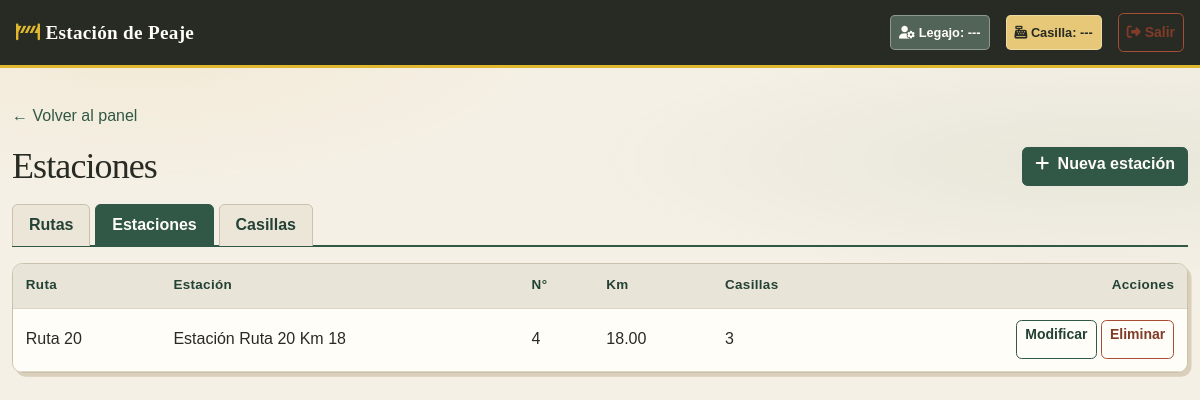
The page /panel/estaciones/ (signed in) on the database as committed earlier.
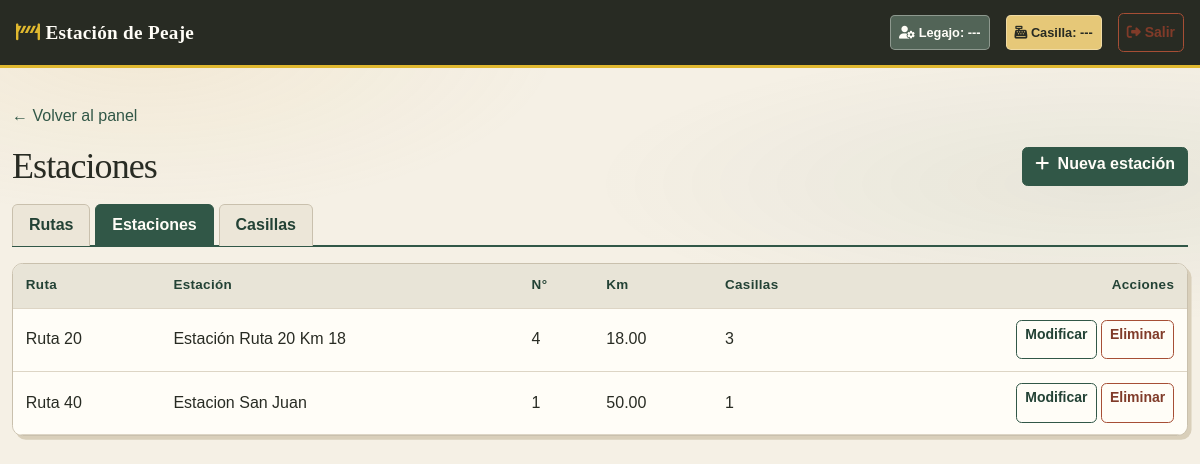
The same page on the database as committed later.
### core/models.py (models this page shows, shortened)
class Estacion(models.Model):
    id_estacion = models.AutoField(primary_key=True)
    ruta = models.ForeignKey(
        Ruta,
        on_delete=models.CASCADE,
        related_name="estaciones",
        db_column="id_ruta",
    )
    nombre = models.CharField(max_length=100)
    numero_estacion = models.IntegerField()
    kilometro = models.DecimalField(max_digits=6, decimal_places=2)
    class Meta:
        db_table = "estacion"
        unique_together = ("ruta", "numero_estacion")

class Ruta(models.Model):
    id_ruta = models.AutoField(primary_key=True)
    nombre = models.CharField(max_length=100)
    ramal = models.CharField(max_length=100, blank=True, default="")
    class Meta:
        db_table = "ruta"

### core/views.py (the view)
# urls.py: path('panel/estaciones/', views.EstacionListView.as_view(), name='estaciones'),
class EstacionListView(SoloAdminMixin, ListView):
    model = Estacion                                    # Qué modelo listar
    template_name = 'panel/estaciones_lista.html'       # Template que se muestra
    context_object_name = 'estaciones'                  # Nombre de la lista dentro del template
    queryset = Estacion.objects.select_related('ruta').order_by('ruta__nombre', 'numero_estacion')

### core/models.py (called while the page is built)
    @property
    def is_active(self):
        return self.activo

### core/views.py (called while the page is built)
    def test_func(self):
        u = self.request.user
        return u.is_authenticated and u.es_administrador

### templates/panel/estaciones_lista.html (shortened to what this page needs)
{% extends 'base.html' %}
{% block content %}
<a href="/prueba/" class="text-decoration-none">&larr; Volver al panel</a>
<div class="d-flex justify-content-between align-items-center my-3">
    <h1 class="h3 mb-0">Estaciones</h1>
    <a href="{% url 'estacion_crear' %}" class="btn btn-success">
        <i class="fa-solid fa-plus me-1"></i> Nueva estación
    </a>
</div>
{% include 'panel/_tabs.html' %}
<div class="card shadow-sm border-0">
    <table class="table table-hover mb-0">
        <thead class="table-light">
            <tr>
                <th>Ruta</th>
                <th>Estación</th>
                <th>N°</th>
                <th>Km</th>
                <th>Casillas</th>
                <th class="text-end">Acciones</th>
            </tr>
        </thead>
        <tbody>
            {% for estacion in estaciones %}
            <tr>
                <td>{{ estacion.ruta.nombre }}</td>
                <td>{{ estacion.nombre }}</td>
                <td>{{ estacion.numero_estacion }}</td>
                <td>{{ estacion.kilometro }}</td>
                <td>{{ estacion.casillas.count }}</td>
                <td class="text-end">
                    <a href="{% url 'estacion_editar' estacion.pk %}" class="btn btn-sm btn-outline-primary">Modificar</a>
                    <a href="{% url 'estacion_borrar' estacion.pk %}" class="btn btn-sm btn-outline-danger">Eliminar</a>
                </td>
            </tr>
            {% empty %}
            <tr><td colspan="6" class="text-center text-muted py-4">No hay estaciones cargadas.</td></tr>
            {% endfor %}
        </tbody>
    </table>
</div>
{% endblock %}

Rows that differ between the two databases and show on the page:
added Estacion: ruta.nombre "Ruta 40", nombre "Estacion San Juan", numero_estacion "1", kilometro "50.00", casillas.count "1"
